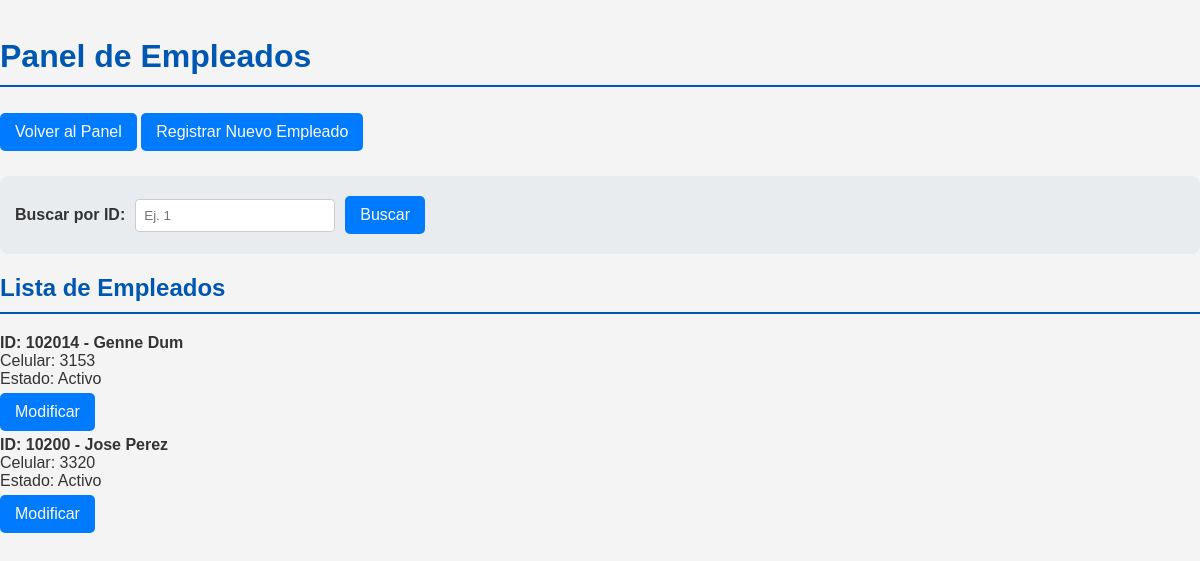
The page /admin-panel/empleados/ on the database its author committed.
### gestion/models.py (models this page shows, shortened)
class Empleado(models.Model):
    id = models.CharField(primary_key=True, max_length=20, editable=False)
    nombre = models.CharField(max_length=100)
    apellido = models.CharField(max_length=100)
    celular = models.BigIntegerField(unique=True)
    estado = models.BooleanField(default=True)

### gestion/views.py (the view)
# urls.py: path('admin-panel/empleados/', views.empleados_panel, name='empleados_panel'),
def empleados_panel(request):
    query_id = request.GET.get('id')
    if query_id:
        empleados = Empleado.objects.filter(id=query_id)
    else:
        empleados = Empleado.objects.all()
    return render(request, 'gestion/empleados_panel.html', {
        'empleados': empleados,
        'query_id': query_id or ''
    })

### gestion/templates/gestion/empleados_panel.html (shortened to what this page needs)
{%load static%}
<!DOCTYPE html>
<html lang="es">
<head>
    <link rel="stylesheet" href="{% static 'css/style.css' %}">
</head>
<body>
    <h1>Panel de Empleados</h1>
    <a href="{% url 'panel_admin' %}"><button>Volver al Panel</button></a>
    <a href="{% url 'registrar_empleado' %}" class="boton">Registrar Nuevo Empleado</a>
    <form method="get" style="margin-top: 20px;">
        <label for="id">Buscar por ID:</label>
        <input type="number" name="id" id="id" value="{{ query_id }}" placeholder="Ej. 1">
        <button type="submit" class="boton">Buscar</button>
    </form>
    {% if empleados %}
        <h2>Lista de Empleados</h2>
        {% for empleado in empleados %}
        <div class="empleado">
            <strong>ID: {{ empleado.id }} - {{ empleado.nombre }} {{ empleado.apellido }}</strong><br>
            Celular: {{ empleado.celular }}<br>
            Estado: {% if empleado.estado %}Activo{% else %}Inactivo{% endif %}
            <div class="acciones">
                <a href="{% url 'modificar_empleado' empleado.id %}" class="boton">Modificar</a>
            </div>
        </div>
        {% endfor %}
    {% else %}
        <p>No hay empleados registrados{% if query_id %} con ese ID{% endif %}.</p>
    {% endif %}
</body>
</html>

### gestion/static/css/style.css (style rules this page uses)
body { font-family: sans-serif; margin: 0; padding: 0; background-color: #f4f4f4; color: #333; }
h1, h2 { color: #0056b3; border-bottom: 2px solid #0056b3; padding-bottom: 10px; margin-top: 20px; }
.boton, button { display: inline-block; padding: 10px 15px; font-size: 16px; cursor: pointer; text-align: center; text-decoration: none; outline: none; color: #fff; background-color: #007bff; border: none; border-radius: 5px; margin: 5px 0; transition: background-color 0.3s ease; }
form { background-color: #e9ecef; padding: 15px; border-radius: 8px; margin-bottom: 20px; display: flex; align-items: center; gap: 10px; }
form label { font-weight: bold; }
form input[type="number"], form input[type="text"], form input[type="password"], form select { padding: 8px; border: 1px solid #ccc; border-radius: 4px; flex-grow: 1; max-width: 200px; box-sizing: border-box; }

### rows shown on the page
Empleado: id "102014", nombre "Genne", apellido "Dum", celular "3153", estado "Activo"
Empleado: id "10200", nombre "Jose", apellido "Perez", celular "3320", estado "Activo"
